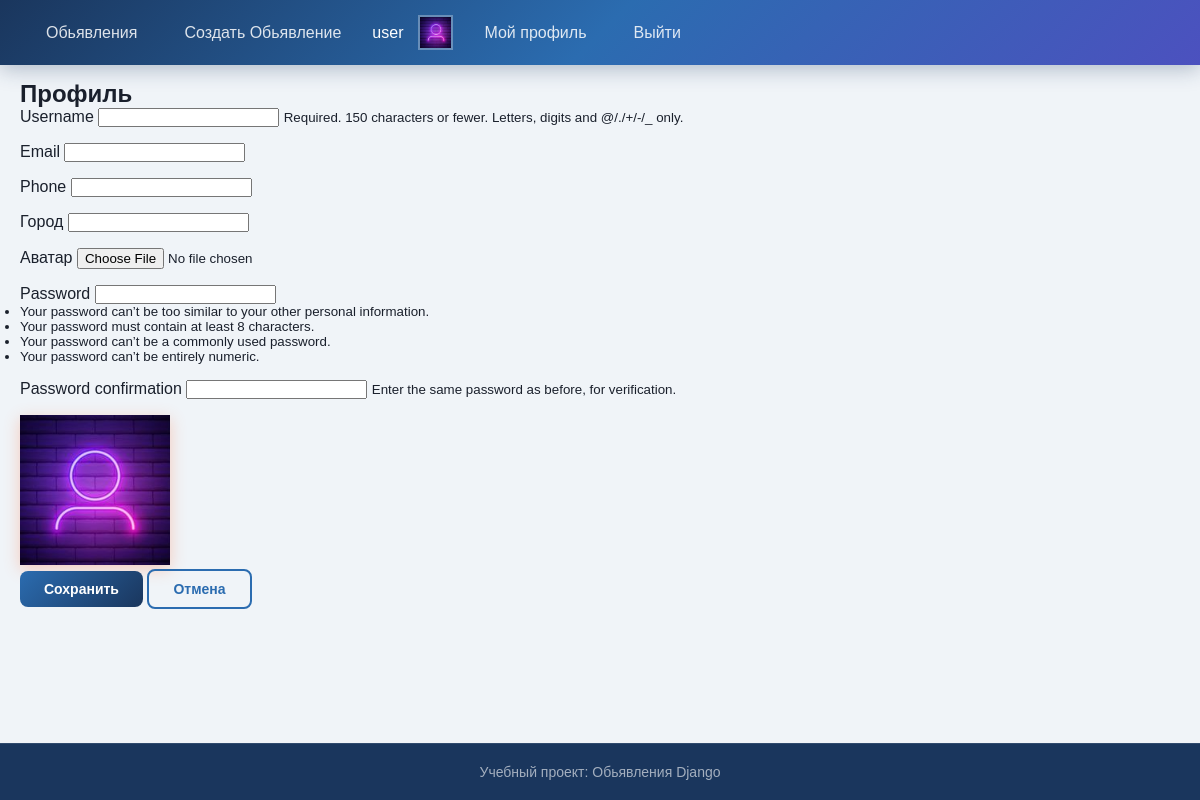
The page /users/register/ (signed in) on the database its author committed.
### users/models.py (models this page shows, shortened)
class User(AbstractUser):
    ROLE = (
        ('user', 'Пользаватель'),
        ('admin', 'Администратор')
    )
    email = models.EmailField(unique=True)
    phone = models.CharField(max_length=20, blank=True, null=True)
    city = models.CharField(max_length=100, blank=True, null=True, verbose_name='Город')
    role = models.CharField(max_length=10,choices=ROLE,default='user',verbose_name='Роль')
    avatar = models.ImageField('аватар', upload_to='avatars/', blank=True, null=True)
    is_verified = models.BooleanField(default=False)
    groups = models.ManyToManyField(
        'auth.Group',
        related_name='custom_user_groups',      # ← уникальное имя
        blank=True,
        verbose_name='Группы'
    )
    user_permissions = models.ManyToManyField(
        'auth.Permission',
        related_name='custom_user_permissions', # ← уникальное имя
        blank=True,
        verbose_name='Права'
    )
    class Meta:
        verbose_name = 'Пользователь'
        verbose_name_plural = 'Пользователи'

### users/views.py (the view)
# urls.py: path('register/', views.register_view, name='register'),
def register_view(request):
    if request.method=='POST':
        form = UserRegistrationForm(request.POST, request.FILES)
        if form.is_valid():
            user=form.save()
            login(request, user)
            return redirect('index')
    else:
        form = UserRegistrationForm()
    context = {'form': form}
    return render(request, "users/account.html", context=context)

### users/forms.py
class UserRegistrationForm(UserCreationForm):
    class Meta:
        model = User
        fields = ('username', 'email', 'phone', 'city', 'avatar', 'password1', 'password2')

### templates/users/account.html (shortened to what this page needs)
{% extends 'base.html' %}
{% load static %}
{% block content %}
  <section class="form-page">
    <h1> Профиль </h1>
    <form method="post" enctype="multipart/form-data" class="content-form">
    {% for field in form %}
      <div class="form-group">
        <label for="{{ field.id_for_label }}">{{ field.label }}</label>
        {{ field }}
        {% if field.help_text %}
          <small class="help-text">{{ field.help_text }}</small>
        {% endif %}
      </div>
    {% endfor %}
      <div class="avatar-container">
        {% if user.avatar %}
            <img src="{{ user.avatar.url }}" alt="Аватар пользователя" class="avatar">
        {% else %}
            <p>Аватар отсутствует</p>
        {% endif %}
      </div>
    <button type="submit" class="btn btn-primary">Сохранить</button>
    <a class="btn btn-secondary" href="">Отмена</a>
  </form>
</section>
{% endblock %}

### templates/base.html (shortened to what this page needs)
{% load static %}
<!DOCTYPE html>
<html lang="ru">
<head>
    <link rel="stylesheet" href="{% static 'css/style.css' %}">
</head>
<body>
    <header>
        <nav>
            <a href="{% url 'index' %}">Обьявления</a>
            <a href="{% url 'board:board_form' %}">Создать Обьявление</a>
            {% if user.is_authenticated %}
                <span>{{ user.username }}</span>
                <div class="avatar-header">
                    {% if user.avatar %}
                        <img src="{{ user.avatar.url }}" alt="Аватар пользователя" class="avatar">
                    {% endif %}
                </div>
                <a href="{% url 'users:account' %}">Мой профиль</a>
                <a href="{% url 'users:logout' %}">Выйти</a>
            {% else %}
                <a href="{% url 'users:login' %}">Войти</a>
                <a href="{% url 'users:register' %}">Регистрация</a>
            {% endif %}
        </nav>
    </header>
    <main>
        <div class="PageContent">
           {% block content %}
           {% endblock %}
        </div>
    </main>
    <footer>
        <p>Учебный проект: Обьявления Django</p>
    </footer>
</body>
</html>

### static/css/style.css (style rules this page uses)
* { margin: 0; padding: 0; box-sizing: border-box; }
html, body { height: 100%; }
body { font-family: Arial, sans-serif; background: #F0F4F8; color: #1A202C; display: flex; flex-direction: column; min-height: 100vh; }
header { background: linear-gradient(135deg, #1A365D 0%, #2B6CB0 50%, #4C51BF 100%); display: flex; align-items: center; justify-content: space-between; padding: 15px 30px; position: fixed; top: 0; left: 0; width: 100%; z-index: 1000; box-shadow: 0 4px 20px rgba(26, 54, 93, 0.3); }
header a { color: #FFFFFF; text-decoration: none; font-size: 16px; }
header nav { display: flex; align-items: center; gap: 15px; }
header nav a { color: rgba(255, 255, 255, 0.85); padding: 8px 16px; border-radius: 8px; transition: all 0.3s ease; }
header nav span { color: #FFFFFF; }
main { flex: 1; padding-top: 80px; padding-bottom: 30px; }
.PageContent { max-width: 1200px; margin: 0 auto; padding: 0 20px; }
footer { background: #1A365D; color: rgba(255, 255, 255, 0.6); text-align: center; padding: 20px 30px; margin-top: auto; border-top: 1px solid rgba(255, 255, 255, 0.1); }
footer p { margin: 0; font-size: 14px; }
.btn { display: inline-block; padding: 10px 24px; border: none; border-radius: 8px; font-size: 14px; font-weight: 600; cursor: pointer; text-align: center; transition: all 0.3s ease; text-decoration: none; }
.btn-primary { background: linear-gradient(135deg, #2B6CB0, #1A365D); color: white; }
.btn-secondary { background: transparent; border: 2px solid #2B6CB0; color: #2B6CB0; }
.form-group { margin-bottom: 16px; }
.avatar { width: 150px; height: 150px; object-fit: cover; box-shadow: 0 4px 15px rgba(255, 107, 53, 0.3); background: #2a2a2a; }
.avatar-header { width: 35px; height: 35px; overflow: hidden; border: 2px solid rgba(255, 255, 255, 0.3); flex-shrink: 0; }
.avatar-header img { width: 100%; height: 100%; object-fit: cover; }

### rows shown on the page
User: username "user", avatar (picture)

### other values the page prints
{{ field.label }} "Username" "Email" "Phone" "Город" "Аватар" "Password" "Password confirmation"
{{ field.help_text }} "Required. 150 characters or fewer. Letters, digits and @/./+/-/_ only." "Enter the same password as before, for verification."
